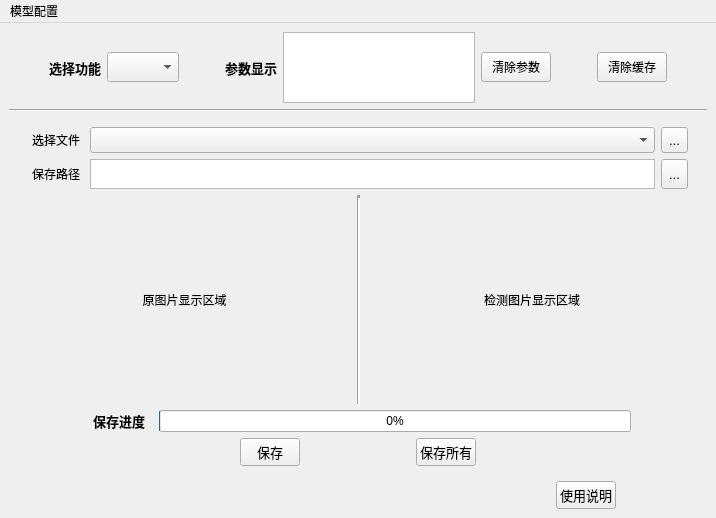
<?xml version="1.0" encoding="UTF-8"?>
<ui version="4.0">
 <class>mainWindow</class>
 <widget class="QMainWindow" name="mainWindow">
  <property name="geometry">
   <rect>
    <x>0</x>
    <y>0</y>
    <width>716</width>
    <height>518</height>
   </rect>
  </property>
  <property name="font">
   <font>
    <weight>50</weight>
    <bold>false</bold>
   </font>
  </property>
  <property name="contextMenuPolicy">
   <enum>Qt::NoContextMenu</enum>
  </property>
  <property name="windowTitle">
   <string>检测程序</string>
  </property>
  <widget class="QWidget" name="centralwidget">
   <layout class="QVBoxLayout" name="verticalLayout" stretch="2,0,10,0">
    <item>
     <layout class="QHBoxLayout" name="horizontalLayout_noise_ctrl" stretch="0,0,1,0,0,5,0,0,1,0">
      <item>
       <spacer name="horizontalSpacer_13">
        <property name="orientation">
         <enum>Qt::Horizontal</enum>
        </property>
        <property name="sizeHint" stdset="0">
         <size>
          <width>40</width>
          <height>20</height>
         </size>
        </property>
       </spacer>
      </item>
      <item alignment="Qt::AlignHCenter">
       <widget class="QLabel" name="label">
        <property name="font">
         <font>
          <pointsize>10</pointsize>
          <weight>75</weight>
          <bold>true</bold>
         </font>
        </property>
        <property name="text">
         <string>选择功能</string>
        </property>
       </widget>
      </item>
      <item>
       <widget class="QComboBox" name="comboBox_choose_item">
        <property name="maximumSize">
         <size>
          <width>85</width>
          <height>30</height>
         </size>
        </property>
       </widget>
      </item>
      <item>
       <spacer name="horizontalSpacer">
        <property name="orientation">
         <enum>Qt::Horizontal</enum>
        </property>
        <property name="sizeHint" stdset="0">
         <size>
          <width>40</width>
          <height>20</height>
         </size>
        </property>
       </spacer>
      </item>
      <item>
       <widget class="QLabel" name="label_2">
        <property name="font">
         <font>
          <pointsize>10</pointsize>
          <weight>75</weight>
          <bold>true</bold>
         </font>
        </property>
        <property name="text">
         <string>参数显示</string>
        </property>
       </widget>
      </item>
      <item>
       <widget class="QTextBrowser" name="show_info"/>
      </item>
      <item>
       <widget class="QPushButton" name="pushButton_del_parameter">
        <property name="maximumSize">
         <size>
          <width>70</width>
          <height>30</height>
         </size>
        </property>
        <property name="text">
         <string>清除参数</string>
        </property>
       </widget>
      </item>
      <item>
       <spacer name="horizontalSpacer_2">
        <property name="orientation">
         <enum>Qt::Horizontal</enum>
        </property>
        <property name="sizeHint" stdset="0">
         <size>
          <width>40</width>
          <height>20</height>
         </size>
        </property>
       </spacer>
      </item>
      <item>
       <widget class="QPushButton" name="pushButton_del_cache">
        <property name="maximumSize">
         <size>
          <width>70</width>
          <height>30</height>
         </size>
        </property>
        <property name="text">
         <string>清除缓存</string>
        </property>
       </widget>
      </item>
      <item>
       <spacer name="horizontalSpacer_8">
        <property name="orientation">
         <enum>Qt::Horizontal</enum>
        </property>
        <property name="sizeHint" stdset="0">
         <size>
          <width>40</width>
          <height>20</height>
         </size>
        </property>
       </spacer>
      </item>
     </layout>
    </item>
    <item>
     <widget class="Line" name="line1">
      <property name="orientation">
       <enum>Qt::Horizontal</enum>
      </property>
     </widget>
    </item>
    <item>
     <widget class="QStackedWidget" name="stackedWidget_item">
      <property name="currentIndex">
       <number>0</number>
      </property>
      <widget class="QWidget" name="page_pic">
       <layout class="QVBoxLayout" name="verticalLayout_2" stretch="1,1,10,1,1">
        <item>
         <layout class="QHBoxLayout" name="horizontalLayout_choose" stretch="1,10,1">
          <property name="leftMargin">
           <number>10</number>
          </property>
          <property name="topMargin">
           <number>0</number>
          </property>
          <property name="rightMargin">
           <number>10</number>
          </property>
          <item>
           <widget class="QLabel" name="label_choose">
            <property name="maximumSize">
             <size>
              <width>80</width>
              <height>16777215</height>
             </size>
            </property>
            <property name="text">
             <string>选择文件</string>
            </property>
            <property name="alignment">
             <set>Qt::AlignCenter</set>
            </property>
           </widget>
          </item>
          <item>
           <widget class="QComboBox" name="comboBox_readfile">
            <property name="maximumSize">
             <size>
              <width>10000</width>
              <height>30</height>
             </size>
            </property>
            <property name="font">
             <font>
              <family>黑体</family>
              <pointsize>10</pointsize>
              <weight>50</weight>
              <bold>false</bold>
             </font>
            </property>
           </widget>
          </item>
          <item>
           <widget class="QToolButton" name="toolButton_choosefile">
            <property name="maximumSize">
             <size>
              <width>16777215</width>
              <height>30</height>
             </size>
            </property>
            <property name="font">
             <font>
              <pointsize>10</pointsize>
              <weight>50</weight>
              <bold>false</bold>
             </font>
            </property>
            <property name="text">
             <string>...</string>
            </property>
           </widget>
          </item>
         </layout>
        </item>
        <item>
         <layout class="QHBoxLayout" name="horizontalLayout_save" stretch="1,10,1">
          <property name="leftMargin">
           <number>10</number>
          </property>
          <property name="rightMargin">
           <number>10</number>
          </property>
          <item>
           <widget class="QLabel" name="labelsave">
            <property name="maximumSize">
             <size>
              <width>80</width>
              <height>16777215</height>
             </size>
            </property>
            <property name="text">
             <string>保存路径</string>
            </property>
            <property name="alignment">
             <set>Qt::AlignCenter</set>
            </property>
           </widget>
          </item>
          <item>
           <widget class="QTextBrowser" name="textBrowser_save">
            <property name="maximumSize">
             <size>
              <width>10000</width>
              <height>30</height>
             </size>
            </property>
           </widget>
          </item>
          <item>
           <widget class="QToolButton" name="toolButton_save">
            <property name="maximumSize">
             <size>
              <width>16777215</width>
              <height>30</height>
             </size>
            </property>
            <property name="font">
             <font>
              <pointsize>10</pointsize>
              <weight>50</weight>
              <bold>false</bold>
             </font>
            </property>
            <property name="text">
             <string>...</string>
            </property>
           </widget>
          </item>
         </layout>
        </item>
        <item>
         <layout class="QHBoxLayout" name="horizontalLayout_2">
          <item>
           <widget class="QLabel" name="showimg">
            <property name="maximumSize">
             <size>
              <width>768</width>
              <height>432</height>
             </size>
            </property>
            <property name="text">
             <string>原图片显示区域</string>
            </property>
            <property name="alignment">
             <set>Qt::AlignCenter</set>
            </property>
            <property name="margin">
             <number>0</number>
            </property>
           </widget>
          </item>
          <item>
           <widget class="Line" name="line">
            <property name="lineWidth">
             <number>3</number>
            </property>
            <property name="orientation">
             <enum>Qt::Vertical</enum>
            </property>
           </widget>
          </item>
          <item>
           <widget class="QLabel" name="showimg_c">
            <property name="maximumSize">
             <size>
              <width>768</width>
              <height>432</height>
             </size>
            </property>
            <property name="text">
             <string>检测图片显示区域</string>
            </property>
            <property name="alignment">
             <set>Qt::AlignCenter</set>
            </property>
           </widget>
          </item>
         </layout>
        </item>
        <item>
         <layout class="QHBoxLayout" name="horizontalLayout_Progressbar" stretch="1,1,7,1">
          <property name="leftMargin">
           <number>0</number>
          </property>
          <item>
           <spacer name="horizontalSpacer_15">
            <property name="orientation">
             <enum>Qt::Horizontal</enum>
            </property>
            <property name="sizeHint" stdset="0">
             <size>
              <width>40</width>
              <height>20</height>
             </size>
            </property>
           </spacer>
          </item>
          <item>
           <widget class="QLabel" name="label_5">
            <property name="font">
             <font>
              <pointsize>10</pointsize>
              <weight>75</weight>
              <bold>true</bold>
             </font>
            </property>
            <property name="text">
             <string>保存进度</string>
            </property>
            <property name="alignment">
             <set>Qt::AlignCenter</set>
            </property>
           </widget>
          </item>
          <item>
           <widget class="QProgressBar" name="save_progressbar">
            <property name="maximumSize">
             <size>
              <width>1500</width>
              <height>16777215</height>
             </size>
            </property>
            <property name="maximum">
             <number>10000</number>
            </property>
            <property name="value">
             <number>24</number>
            </property>
            <property name="textDirection">
             <enum>QProgressBar::TopToBottom</enum>
            </property>
           </widget>
          </item>
          <item>
           <spacer name="horizontalSpacer_16">
            <property name="orientation">
             <enum>Qt::Horizontal</enum>
            </property>
            <property name="sizeHint" stdset="0">
             <size>
              <width>40</width>
              <height>20</height>
             </size>
            </property>
           </spacer>
          </item>
         </layout>
        </item>
        <item>
         <layout class="QHBoxLayout" name="horizontalLayout_saveButton">
          <item>
           <spacer name="horizontalSpacer_12">
            <property name="orientation">
             <enum>Qt::Horizontal</enum>
            </property>
            <property name="sizeHint" stdset="0">
             <size>
              <width>40</width>
              <height>20</height>
             </size>
            </property>
           </spacer>
          </item>
          <item>
           <spacer name="horizontalSpacer_9">
            <property name="orientation">
             <enum>Qt::Horizontal</enum>
            </property>
            <property name="sizeHint" stdset="0">
             <size>
              <width>40</width>
              <height>20</height>
             </size>
            </property>
           </spacer>
          </item>
          <item>
           <widget class="QPushButton" name="pushButton_save">
            <property name="maximumSize">
             <size>
              <width>60</width>
              <height>70</height>
             </size>
            </property>
            <property name="font">
             <font>
              <pointsize>10</pointsize>
              <weight>50</weight>
              <bold>false</bold>
             </font>
            </property>
            <property name="text">
             <string>保存</string>
            </property>
           </widget>
          </item>
          <item>
           <spacer name="horizontalSpacer_11">
            <property name="orientation">
             <enum>Qt::Horizontal</enum>
            </property>
            <property name="sizeHint" stdset="0">
             <size>
              <width>40</width>
              <height>20</height>
             </size>
            </property>
           </spacer>
          </item>
          <item>
           <widget class="QPushButton" name="pushButton_saveall">
            <property name="maximumSize">
             <size>
              <width>60</width>
              <height>70</height>
             </size>
            </property>
            <property name="font">
             <font>
              <pointsize>10</pointsize>
              <weight>50</weight>
              <bold>false</bold>
             </font>
            </property>
            <property name="text">
             <string>保存所有</string>
            </property>
           </widget>
          </item>
          <item>
           <spacer name="horizontalSpacer_10">
            <property name="orientation">
             <enum>Qt::Horizontal</enum>
            </property>
            <property name="sizeHint" stdset="0">
             <size>
              <width>40</width>
              <height>20</height>
             </size>
            </property>
           </spacer>
          </item>
          <item>
           <spacer name="horizontalSpacer_14">
            <property name="orientation">
             <enum>Qt::Horizontal</enum>
            </property>
            <property name="sizeHint" stdset="0">
             <size>
              <width>40</width>
              <height>20</height>
             </size>
            </property>
           </spacer>
          </item>
         </layout>
        </item>
       </layout>
      </widget>
      <widget class="QWidget" name="page_video">
       <layout class="QVBoxLayout" name="verticalLayout_3" stretch="1,10,1">
        <item>
         <layout class="QHBoxLayout" name="horizontalLayout_choose_video" stretch="1,0,0">
          <property name="leftMargin">
           <number>10</number>
          </property>
          <property name="topMargin">
           <number>0</number>
          </property>
          <property name="rightMargin">
           <number>10</number>
          </property>
          <item>
           <widget class="QLabel" name="label_choose_video">
            <property name="maximumSize">
             <size>
              <width>80</width>
              <height>16777215</height>
             </size>
            </property>
            <property name="text">
             <string>选择视频文件</string>
            </property>
            <property name="alignment">
             <set>Qt::AlignCenter</set>
            </property>
           </widget>
          </item>
          <item>
           <widget class="QTextBrowser" name="textBrowser_video">
            <property name="maximumSize">
             <size>
              <width>16777215</width>
              <height>30</height>
             </size>
            </property>
           </widget>
          </item>
          <item>
           <widget class="QToolButton" name="toolButton_choosefile_video">
            <property name="maximumSize">
             <size>
              <width>16777215</width>
              <height>30</height>
             </size>
            </property>
            <property name="font">
             <font>
              <pointsize>10</pointsize>
              <weight>50</weight>
              <bold>false</bold>
             </font>
            </property>
            <property name="text">
             <string>...</string>
            </property>
           </widget>
          </item>
         </layout>
        </item>
        <item>
         <widget class="QLabel" name="label_video">
          <property name="text">
           <string>视频显示区域</string>
          </property>
          <property name="alignment">
           <set>Qt::AlignCenter</set>
          </property>
         </widget>
        </item>
        <item>
         <layout class="QHBoxLayout" name="horizontalLayout_3">
          <item>
           <widget class="QPushButton" name="pushButton_video_begin">
            <property name="maximumSize">
             <size>
              <width>80</width>
              <height>30</height>
             </size>
            </property>
            <property name="text">
             <string>开始</string>
            </property>
           </widget>
          </item>
          <item>
           <widget class="QPushButton" name="pushButton_video_pause">
            <property name="maximumSize">
             <size>
              <width>80</width>
              <height>30</height>
             </size>
            </property>
            <property name="text">
             <string>暂停</string>
            </property>
           </widget>
          </item>
          <item>
           <widget class="QPushButton" name="pushButton_video_finish">
            <property name="maximumSize">
             <size>
              <width>80</width>
              <height>30</height>
             </size>
            </property>
            <property name="text">
             <string>结束</string>
            </property>
           </widget>
          </item>
         </layout>
        </item>
       </layout>
      </widget>
      <widget class="QWidget" name="page_camera">
       <layout class="QVBoxLayout" name="verticalLayout_4" stretch="1,10">
        <item>
         <layout class="QHBoxLayout" name="horizontalLayout_4">
          <item>
           <spacer name="horizontalSpacer_4">
            <property name="orientation">
             <enum>Qt::Horizontal</enum>
            </property>
            <property name="sizeHint" stdset="0">
             <size>
              <width>40</width>
              <height>20</height>
             </size>
            </property>
           </spacer>
          </item>
          <item>
           <widget class="QPushButton" name="pushButton_cam_select">
            <property name="maximumSize">
             <size>
              <width>80</width>
              <height>30</height>
             </size>
            </property>
            <property name="text">
             <string>摄像头检测</string>
            </property>
           </widget>
          </item>
          <item>
           <widget class="QLabel" name="label_4">
            <property name="maximumSize">
             <size>
              <width>100</width>
              <height>16777215</height>
             </size>
            </property>
            <property name="text">
             <string>摄像头选择</string>
            </property>
            <property name="alignment">
             <set>Qt::AlignCenter</set>
            </property>
           </widget>
          </item>
          <item>
           <widget class="QComboBox" name="comboBox_cam_num">
            <property name="maximumSize">
             <size>
              <width>60</width>
              <height>16777215</height>
             </size>
            </property>
           </widget>
          </item>
          <item>
           <spacer name="horizontalSpacer_3">
            <property name="orientation">
             <enum>Qt::Horizontal</enum>
            </property>
            <property name="sizeHint" stdset="0">
             <size>
              <width>40</width>
              <height>20</height>
             </size>
            </property>
           </spacer>
          </item>
          <item>
           <widget class="QPushButton" name="pushButton_cam_begin">
            <property name="maximumSize">
             <size>
              <width>60</width>
              <height>30</height>
             </size>
            </property>
            <property name="text">
             <string>启动</string>
            </property>
           </widget>
          </item>
          <item>
           <widget class="QPushButton" name="pushButton_cam_stop">
            <property name="maximumSize">
             <size>
              <width>60</width>
              <height>30</height>
             </size>
            </property>
            <property name="text">
             <string>停止</string>
            </property>
           </widget>
          </item>
          <item>
           <spacer name="horizontalSpacer_5">
            <property name="orientation">
             <enum>Qt::Horizontal</enum>
            </property>
            <property name="sizeHint" stdset="0">
             <size>
              <width>40</width>
              <height>20</height>
             </size>
            </property>
           </spacer>
          </item>
         </layout>
        </item>
        <item>
         <widget class="QLabel" name="label_cam">
          <property name="text">
           <string>摄像头检测</string>
          </property>
          <property name="alignment">
           <set>Qt::AlignCenter</set>
          </property>
         </widget>
        </item>
       </layout>
      </widget>
     </widget>
    </item>
    <item>
     <layout class="QHBoxLayout" name="horizontalLayout">
      <item>
       <spacer name="horizontalSpacer_17">
        <property name="orientation">
         <enum>Qt::Horizontal</enum>
        </property>
        <property name="sizeHint" stdset="0">
         <size>
          <width>40</width>
          <height>20</height>
         </size>
        </property>
       </spacer>
      </item>
      <item>
       <spacer name="horizontalSpacer_23">
        <property name="orientation">
         <enum>Qt::Horizontal</enum>
        </property>
        <property name="sizeHint" stdset="0">
         <size>
          <width>40</width>
          <height>20</height>
         </size>
        </property>
       </spacer>
      </item>
      <item>
       <spacer name="horizontalSpacer_22">
        <property name="orientation">
         <enum>Qt::Horizontal</enum>
        </property>
        <property name="sizeHint" stdset="0">
         <size>
          <width>40</width>
          <height>20</height>
         </size>
        </property>
       </spacer>
      </item>
      <item>
       <spacer name="horizontalSpacer_21">
        <property name="orientation">
         <enum>Qt::Horizontal</enum>
        </property>
        <property name="sizeHint" stdset="0">
         <size>
          <width>40</width>
          <height>20</height>
         </size>
        </property>
       </spacer>
      </item>
      <item>
       <spacer name="horizontalSpacer_20">
        <property name="orientation">
         <enum>Qt::Horizontal</enum>
        </property>
        <property name="sizeHint" stdset="0">
         <size>
          <width>40</width>
          <height>20</height>
         </size>
        </property>
       </spacer>
      </item>
      <item>
       <spacer name="horizontalSpacer_18">
        <property name="orientation">
         <enum>Qt::Horizontal</enum>
        </property>
        <property name="sizeHint" stdset="0">
         <size>
          <width>60</width>
          <height>20</height>
         </size>
        </property>
       </spacer>
      </item>
      <item>
       <widget class="QPushButton" name="pushButton_test">
        <property name="maximumSize">
         <size>
          <width>60</width>
          <height>16777215</height>
         </size>
        </property>
        <property name="font">
         <font>
          <pointsize>10</pointsize>
          <weight>50</weight>
          <bold>false</bold>
         </font>
        </property>
        <property name="text">
         <string>使用说明</string>
        </property>
       </widget>
      </item>
      <item>
       <spacer name="horizontalSpacer_19">
        <property name="orientation">
         <enum>Qt::Horizontal</enum>
        </property>
        <property name="sizeHint" stdset="0">
         <size>
          <width>40</width>
          <height>20</height>
         </size>
        </property>
       </spacer>
      </item>
     </layout>
    </item>
   </layout>
  </widget>
  <widget class="QMenuBar" name="menuBar">
   <property name="geometry">
    <rect>
     <x>0</x>
     <y>0</y>
     <width>716</width>
     <height>22</height>
    </rect>
   </property>
   <widget class="QMenu" name="menu">
    <property name="title">
     <string>模型配置</string>
    </property>
    <addaction name="action_model"/>
   </widget>
   <addaction name="menu"/>
  </widget>
  <action name="action_model">
   <property name="text">
    <string>选择权重文件</string>
   </property>
  </action>
 </widget>
 <resources/>
 <connections/>
</ui>
